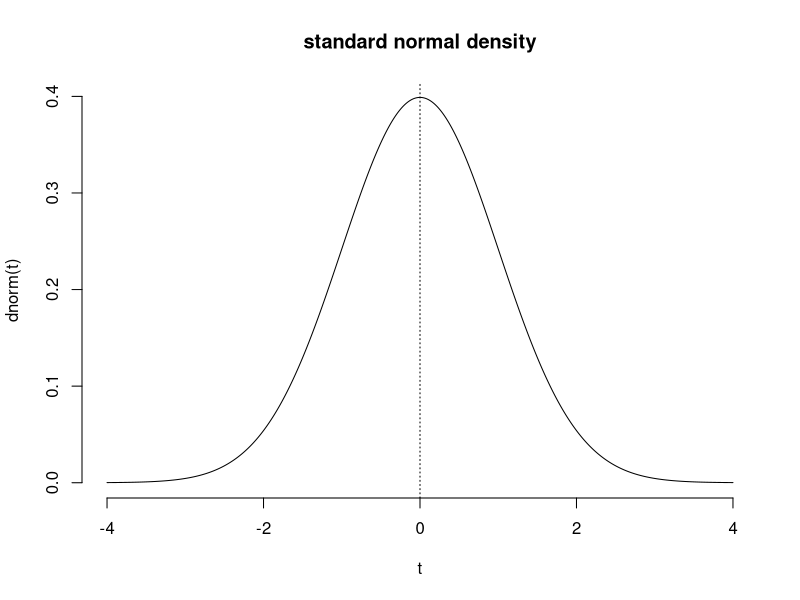
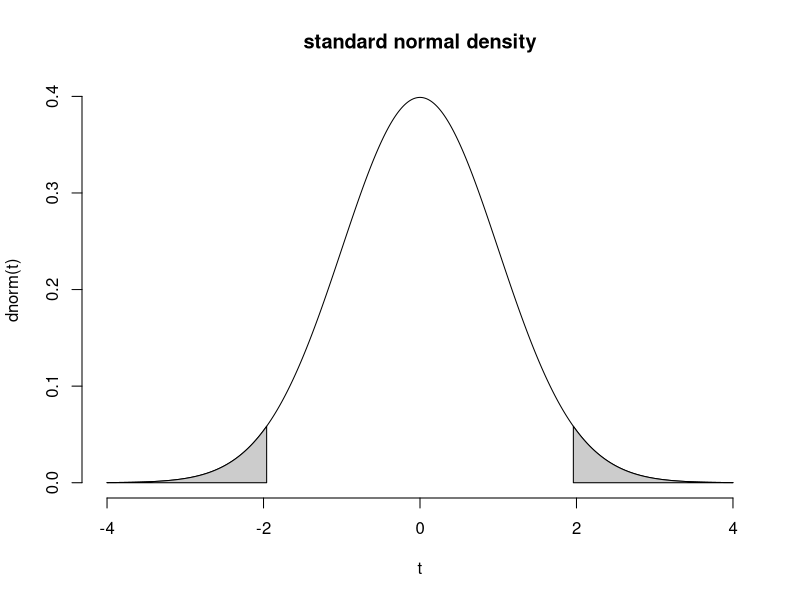
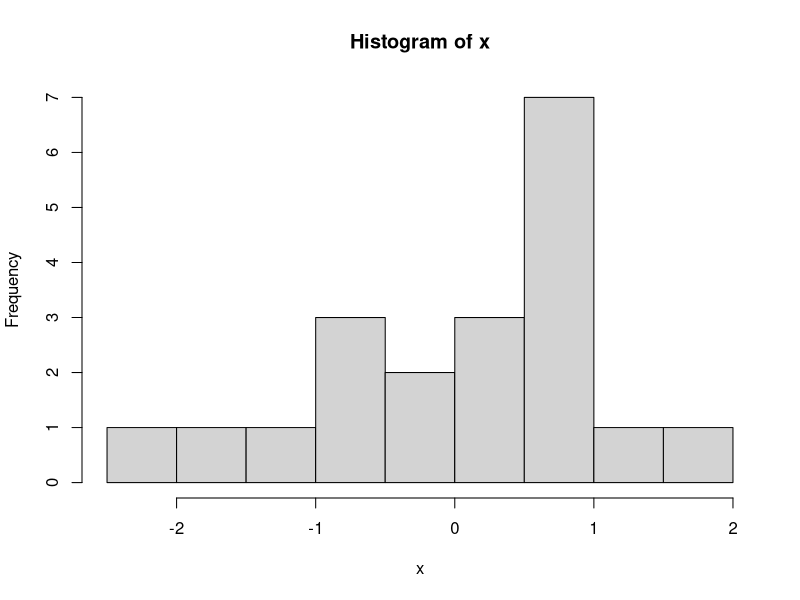
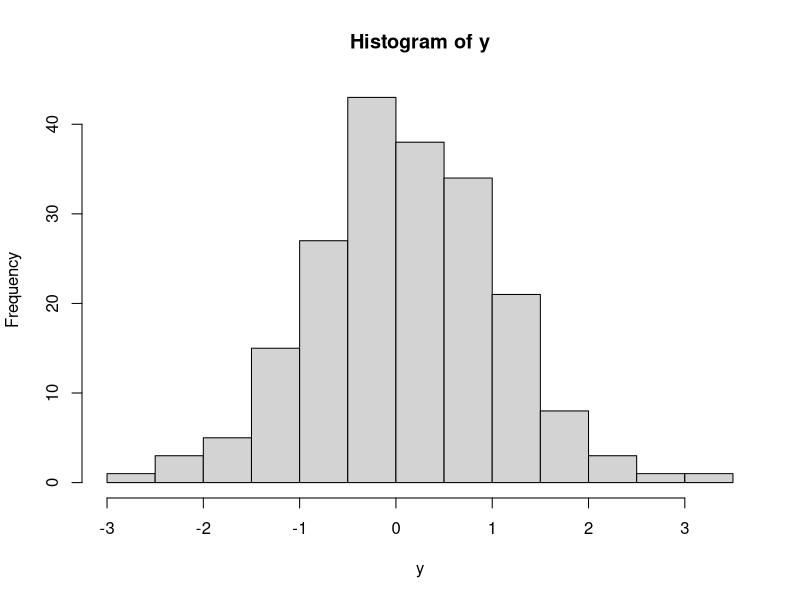
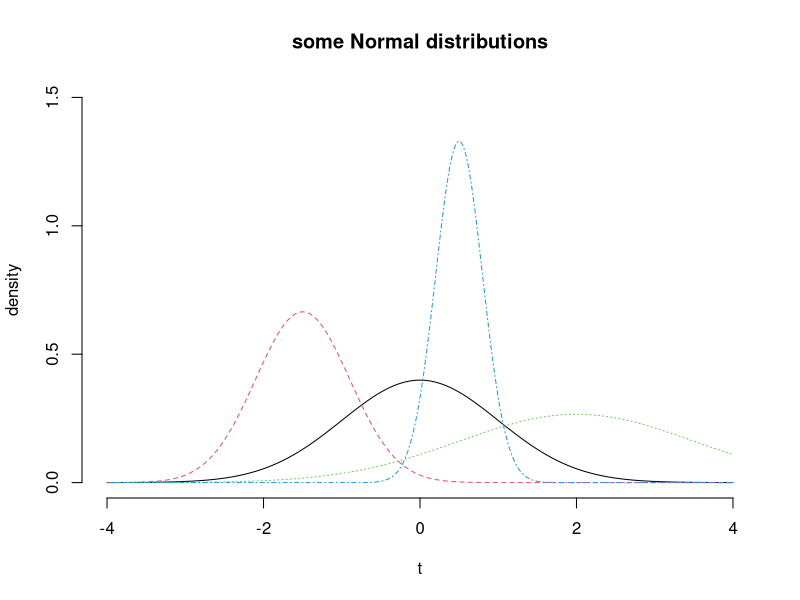
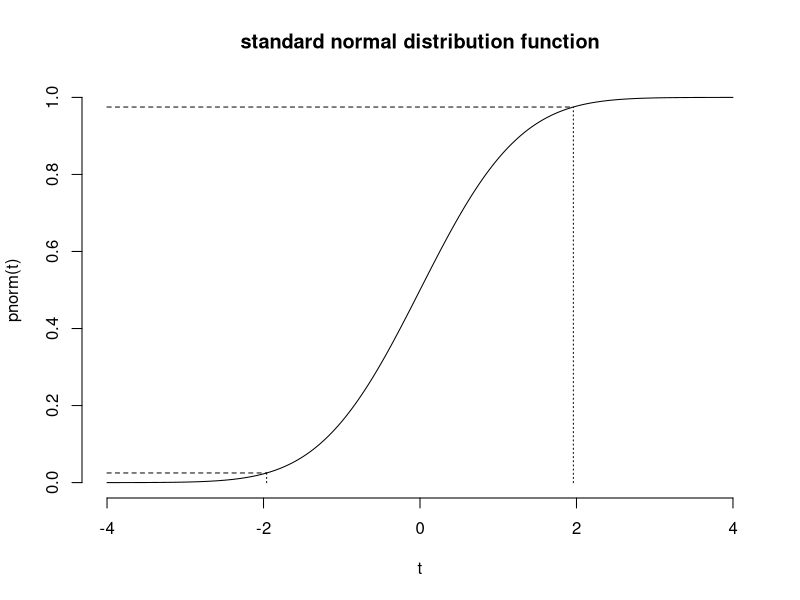

Generate these figures, in order, with R:
## ----normal-density-raw---------------------------------------------------------------------------------
# draw the standard normal distribution function, with some annotations
t = seq(-4, 4, length.out=1001)
plot( x=t, y=dnorm(t), bty='n', type='line', main="standard normal density")

abline(v=0, lty=3)


## ----normal-sample-example------------------------------------------------------------------------------
# sample 20 numbers from a standard normal distribution:
x = rnorm(20)

# observe your sample:
print( round(x, 2) )


## ----annotated-density-tails----------------------------------------------------------------------------
# plot the standard normal density function with some annotations
plot( x=t, y=dnorm(t), bty='n', type='l', main="standard normal density")

# annotate the density function with the 5% probability mass tails
polygon(x=c(t[t<=qnorm(0.025)], qnorm(0.025), min(t)), y=c(dnorm(t[t<=qnorm(0.025)]), 0, 0), col=grey(0.8))

polygon(x=c(t[t>=qnorm(0.975)], max(t), qnorm(0.975)), y=c(dnorm(t[t>=qnorm(0.975)]), 0, 0), col=grey(0.8))


## ----normal-histogram-----------------------------------------------------------------------------------
# show the histogram of x
hist(x)


## ----normal-histogram-more-data-------------------------------------------------------------------------
# sample 200 numbers from a standard normal
y = rnorm( 200 )

# show the histogram of y
hist( y )


## ----sample-function------------------------------------------------------------------------------------
# take a sample of 20 numbers from x (without replacement)


# take a sample of 20 numbers from x (with replacement)


# calculate the means of x, x2, and x3


## ----mean-median----------------------------------------------------------------------------------------
# calculate the mean and median of x. They aren't exactly zero in the sample.



## ----subsampe-expectation-------------------------------------------------------------------------------
# subsample x 50 times with replacement, and store the mean of each


# print the results and the mean of the means


# shoe the histogram of sample means, with an annotation at the expectation



## ----sd-example-----------------------------------------------------------------------------------------
# calculate the standard deviation of the barnacles per unit area


# calculate the variance of the body motion for mice who got the metium dose of THC:



## ----normal-densities-----------------------------------------------------------------------------------
# plot several Normal distributions with different means and sds:
yy = c(0, 1.5)
plot(x=t, y=dnorm(t, mean=0, sd=1), bty='n', type='l', main="some Normal distributions", ylab='density', ylim=yy)
par( new=TRUE )
plot(x=t, y=dnorm(t, mean=-1.5, sd=0.6), bty='n', type='l', xaxt='n', yaxt='n', xlab='', ylab='', lty=2, ylim=yy, col=2)
par( new=TRUE )
plot(x=t, y=dnorm(t, mean=02, sd=1.5), bty='n', type='l', xaxt='n', yaxt='n', xlab='', ylab='', lty=3, ylim=yy, col=3)
par( new=TRUE )
plot(x=t, y=dnorm(t, mean=0.5, sd=0.3), bty='n', type='l', xaxt='n', yaxt='n', xlab='', ylab='', lty=4, ylim=yy, col=4)


## -------------------------------------------------------------------------------------------------------
# demonstrate quantiles of the standard normal distribution


# if you want an interval that contains the random variable 95% of the time, you may divide the remaining 5% in half, so the interval is in the center:



## ----quantile-function----------------------------------------------------------------------------------
# calculate the 0.025 and 0.975 quantiles of y
# specify the vector first, then the quantiles:


# get both quantiles in one line:


# put the quantiles on the histogram



## -------------------------------------------------------------------------------------------------------
# Demonstrate the standard normal distribution function:


# draw the standard normal distribution function, with some annotations
t = seq(-4, 4, length.out=1001)
plot( x=t, y=pnorm(t), bty='n', type='line', main="standard normal distribution function")

# annotate the plot with lines indicating the quantiles for a 95% probability interval
lines(x=c(min(t), qnorm(0.025)), y=rep(0.025, 2), lty=2)
lines(x=c(min(t), qnorm(0.975)), y=rep(0.975, 2), lty=2)

lines(x=rep(qnorm(0.025), 2), y=c(0, 0.025), lty=3)
lines(x=rep(qnorm(0.975), 2), y=c(0, 0.975), lty=3)


## ----empirical-cdf--------------------------------------------------------------------------------------
# what proportion of the y sample is less than or equal to -2? What proportion is greater than 2?


